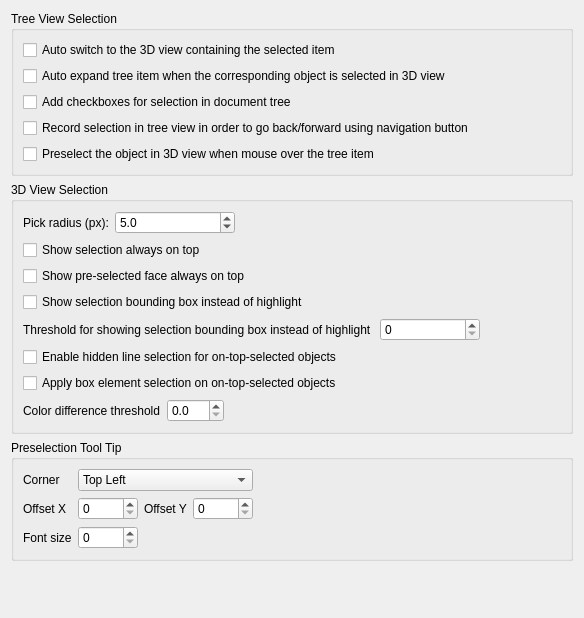
<?xml version="1.0" encoding="UTF-8"?>
<ui version="4.0">
 <class>Gui::Dialog::DlgSettingsSelection</class>
 <widget class="QWidget" name="Gui::Dialog::DlgSettingsSelection">
  <property name="geometry">
   <rect>
    <x>0</x>
    <y>0</y>
    <width>584</width>
    <height>618</height>
   </rect>
  </property>
  <property name="windowTitle">
   <string>Selection</string>
  </property>
  <layout class="QGridLayout" name="gridLayout">
   <item row="7" column="0">
    <spacer name="verticalSpacer">
     <property name="orientation">
      <enum>Qt::Vertical</enum>
     </property>
     <property name="sizeHint" stdset="0">
      <size>
       <width>20</width>
       <height>245</height>
      </size>
     </property>
    </spacer>
   </item>
   <item row="4" column="0">
    <widget class="QGroupBox" name="groupBox">
     <property name="title">
      <string>Tree View Selection</string>
     </property>
     <layout class="QVBoxLayout" name="verticalLayout">
      <item>
       <widget class="QCheckBox" name="checkBoxAutoSwitch">
        <property name="text">
         <string>Auto switch to the 3D view containing the selected item</string>
        </property>
       </widget>
      </item>
      <item>
       <widget class="QCheckBox" name="checkBoxAutoExpand">
        <property name="text">
         <string>Auto expand tree item when the corresponding object is selected in 3D view</string>
        </property>
       </widget>
      </item>
      <item>
       <widget class="QCheckBox" name="checkBoxSelectionCheckBoxes">
        <property name="text">
         <string>Add checkboxes for selection in document tree</string>
        </property>
       </widget>
      </item>
      <item>
       <widget class="QCheckBox" name="checkBoxRecord">
        <property name="text">
         <string>Record selection in tree view in order to go back/forward using navigation button</string>
        </property>
       </widget>
      </item>
      <item>
       <widget class="QCheckBox" name="checkBoxPreselect">
        <property name="text">
         <string>Preselect the object in 3D view when mouse over the tree item</string>
        </property>
       </widget>
      </item>
     </layout>
    </widget>
   </item>
   <item row="5" column="0">
    <widget class="QGroupBox" name="groupBox_2">
     <property name="title">
      <string>3D View Selection</string>
     </property>
     <layout class="QGridLayout" name="gridLayout_3">
      <item row="6" column="0">
       <widget class="QCheckBox" name="checkBoxPreSelectionOnTop">
        <property name="text">
         <string>Show pre-selected face always on top</string>
        </property>
       </widget>
      </item>
      <item row="11" column="0">
       <layout class="QHBoxLayout" name="horizontalLayout">
        <item>
         <widget class="QLabel" name="label_5">
          <property name="sizePolicy">
           <sizepolicy hsizetype="Maximum" vsizetype="Preferred">
            <horstretch>0</horstretch>
            <verstretch>0</verstretch>
           </sizepolicy>
          </property>
          <property name="text">
           <string>Color difference threshold</string>
          </property>
         </widget>
        </item>
        <item>
         <widget class="QDoubleSpinBox" name="spinBoxColorDiff">
          <property name="decimals">
           <number>1</number>
          </property>
         </widget>
        </item>
        <item>
         <spacer name="horizontalSpacer_2">
          <property name="orientation">
           <enum>Qt::Horizontal</enum>
          </property>
          <property name="sizeHint" stdset="0">
           <size>
            <width>40</width>
            <height>20</height>
           </size>
          </property>
         </spacer>
        </item>
       </layout>
      </item>
      <item row="7" column="0">
       <widget class="QCheckBox" name="checkBoxShowBoundBox">
        <property name="text">
         <string>Show selection bounding box instead of highlight</string>
        </property>
       </widget>
      </item>
      <item row="9" column="0">
       <widget class="QCheckBox" name="checkBoxHiddenLineSelect">
        <property name="toolTip">
         <string>If enabled, you can select hidden lines/points in objects shown on top.

Regardless of this option, you can always turn on hidden face/line/point selection
by holding the SHIFT key. You use mouse wheel while holding the SHIFT key to
select hidden face at various depth.</string>
        </property>
        <property name="text">
         <string>Enable hidden line selection for on-top-selected objects</string>
        </property>
       </widget>
      </item>
      <item row="10" column="0">
       <widget class="QCheckBox" name="checkBoxSelectElementOnTop">
        <property name="text">
         <string>Apply box element selection on on-top-selected objects</string>
        </property>
       </widget>
      </item>
      <item row="5" column="0">
       <widget class="QCheckBox" name="checkBoxSelectionOnTop">
        <property name="text">
         <string>Show selection always on top</string>
        </property>
       </widget>
      </item>
      <item row="8" column="0">
       <layout class="QHBoxLayout" name="horizontalLayout_2">
        <item>
         <widget class="QLabel" name="label_6">
          <property name="toolTip">
           <string>&lt;html&gt;&lt;head/&gt;&lt;body&gt;&lt;p&gt;If the number of faces exceed the threshold,&lt;/p&gt;&lt;p&gt;then show bounding box on selection instead&lt;/p&gt;&lt;p&gt;of highlight for better performance. Setting to&lt;/p&gt;&lt;p&gt;zero to disable.&lt;/p&gt;&lt;p&gt;&lt;br/&gt;&lt;/p&gt;&lt;/body&gt;&lt;/html&gt;</string>
          </property>
          <property name="text">
           <string>Threshold for showing selection bounding box instead of highlight </string>
          </property>
         </widget>
        </item>
        <item>
         <widget class="QSpinBox" name="spinBoxSelectionBBoxThreshold">
          <property name="minimumSize">
           <size>
            <width>100</width>
            <height>0</height>
           </size>
          </property>
         </widget>
        </item>
        <item>
         <spacer name="horizontalSpacer_3">
          <property name="orientation">
           <enum>Qt::Horizontal</enum>
          </property>
          <property name="sizeHint" stdset="0">
           <size>
            <width>40</width>
            <height>20</height>
           </size>
          </property>
         </spacer>
        </item>
       </layout>
      </item>
      <item row="1" column="0">
       <layout class="QHBoxLayout" name="horizontalLayout_3">
        <item>
         <widget class="QLabel" name="spinPickRadiusLabel">
          <property name="text">
           <string>Pick radius (px):</string>
          </property>
         </widget>
        </item>
        <item>
         <widget class="Gui::PrefDoubleSpinBox" name="spinPickRadius">
          <property name="minimumSize">
           <size>
            <width>120</width>
            <height>0</height>
           </size>
          </property>
          <property name="toolTip">
           <string>Area for picking elements in 3D view.
Larger value eases to pick things, but can make small features impossible to select.
      </string>
          </property>
          <property name="inputMethodHints">
           <set>Qt::ImhPreferNumbers</set>
          </property>
          <property name="decimals">
           <number>1</number>
          </property>
          <property name="minimum">
           <double>0.500000000000000</double>
          </property>
          <property name="maximum">
           <double>200.000000000000000</double>
          </property>
          <property name="value">
           <double>5.000000000000000</double>
          </property>
          <property name="prefEntry" stdset="0">
           <cstring>PickRadius</cstring>
          </property>
          <property name="prefPath" stdset="0">
           <cstring>View</cstring>
          </property>
         </widget>
        </item>
        <item>
         <spacer name="horizontalSpacer_4">
          <property name="orientation">
           <enum>Qt::Horizontal</enum>
          </property>
          <property name="sizeHint" stdset="0">
           <size>
            <width>40</width>
            <height>20</height>
           </size>
          </property>
         </spacer>
        </item>
       </layout>
      </item>
     </layout>
    </widget>
   </item>
   <item row="6" column="0">
    <widget class="QGroupBox" name="groupBox_3">
     <property name="title">
      <string>Preselection Tool Tip</string>
     </property>
     <layout class="QGridLayout" name="gridLayout_2">
      <item row="1" column="0">
       <widget class="QLabel" name="label_2">
        <property name="text">
         <string>Offset X</string>
        </property>
       </widget>
      </item>
      <item row="0" column="4">
       <spacer name="horizontalSpacer">
        <property name="orientation">
         <enum>Qt::Horizontal</enum>
        </property>
        <property name="sizeHint" stdset="0">
         <size>
          <width>40</width>
          <height>20</height>
         </size>
        </property>
       </spacer>
      </item>
      <item row="0" column="0">
       <widget class="QLabel" name="label">
        <property name="sizePolicy">
         <sizepolicy hsizetype="Maximum" vsizetype="Preferred">
          <horstretch>0</horstretch>
          <verstretch>0</verstretch>
         </sizepolicy>
        </property>
        <property name="text">
         <string>Corner</string>
        </property>
       </widget>
      </item>
      <item row="1" column="2">
       <widget class="QLabel" name="label_3">
        <property name="text">
         <string>Offset Y</string>
        </property>
       </widget>
      </item>
      <item row="1" column="1">
       <widget class="QSpinBox" name="spinBoxToolTipOffsetX">
        <property name="minimumSize">
         <size>
          <width>60</width>
          <height>0</height>
         </size>
        </property>
       </widget>
      </item>
      <item row="1" column="3">
       <widget class="QSpinBox" name="spinBoxToolTipOffsetY">
        <property name="minimumSize">
         <size>
          <width>60</width>
          <height>0</height>
         </size>
        </property>
       </widget>
      </item>
      <item row="0" column="1" colspan="3">
       <widget class="QComboBox" name="comboBoxToolTipCorner">
        <item>
         <property name="text">
          <string>Top Left</string>
         </property>
        </item>
        <item>
         <property name="text">
          <string>Top Right</string>
         </property>
        </item>
        <item>
         <property name="text">
          <string>Bottom Left</string>
         </property>
        </item>
        <item>
         <property name="text">
          <string>Bottom Right</string>
         </property>
        </item>
       </widget>
      </item>
      <item row="2" column="0">
       <widget class="QLabel" name="label_4">
        <property name="text">
         <string>Font size</string>
        </property>
       </widget>
      </item>
      <item row="2" column="1">
       <widget class="QSpinBox" name="spinBoxToolTipFontSize"/>
      </item>
     </layout>
    </widget>
   </item>
  </layout>
 </widget>
 <customwidgets>
  <customwidget>
   <class>Gui::PrefDoubleSpinBox</class>
   <extends>QDoubleSpinBox</extends>
   <header>Gui/PrefWidgets.h</header>
  </customwidget>
 </customwidgets>
 <resources/>
 <connections/>
</ui>
